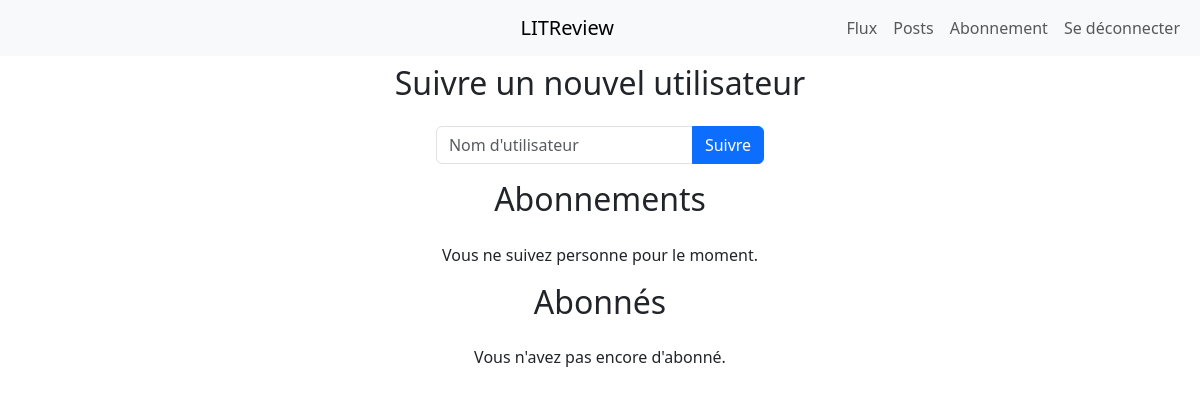
Page /user/follows (signed in) on the earlier database version.
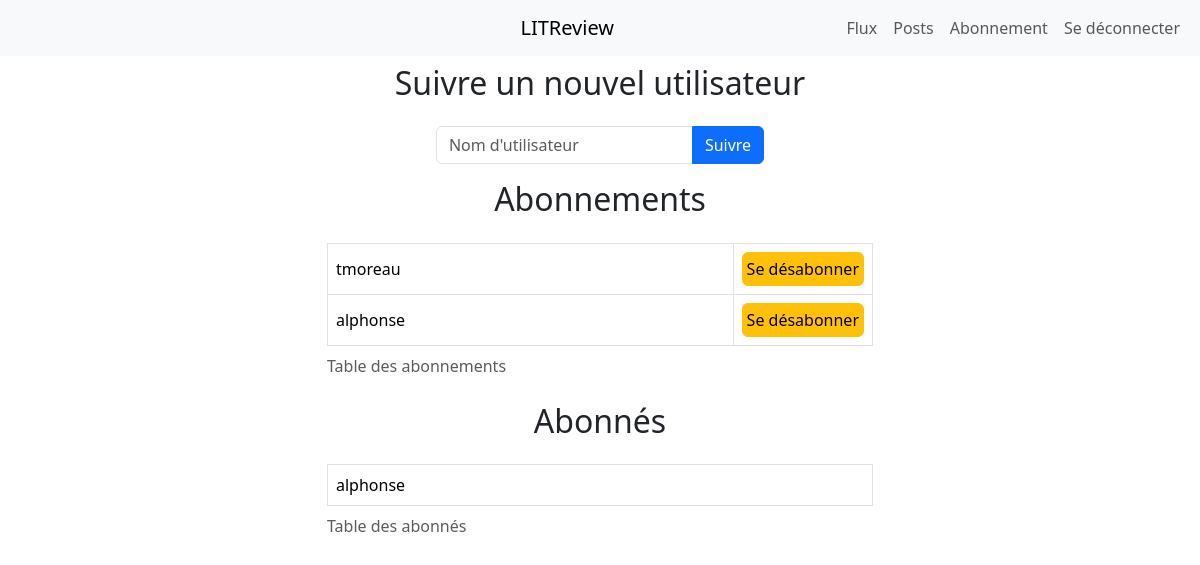
Same page on the later database version.
### reviews/models.py (models this page shows)
class UserFollows(models.Model):
    user = models.ForeignKey(to=settings.AUTH_USER_MODEL, on_delete=models.CASCADE, related_name='following')
    followed_user = models.ForeignKey(to=settings.AUTH_USER_MODEL, on_delete=models.CASCADE, related_name='followed_by')
    class Meta:
        unique_together = ('user', 'followed_user',)

### authentication/models.py (models this page shows, shortened)
class User(AbstractUser):
    first_name = None
    last_name = None
    REQUIRED_FIELDS = []

### reviews/views.py (the view, shortened to what this page needs)
# urls.py: path('user/follows', views.UserFollowView.as_view(), name='user-follow'),
class UserFollowView(LoginRequiredMixin, FormView):
    form_class = UserFollowForm
    success_url = reverse_lazy("user-follow")
    template_name = "reviews/user/follow_form.html"

### reviews/forms.py (shortened to what this page needs)
class UserFollowForm(forms.Form):
    username = CharField(max_length=150, label="Nom d'utilisateur")
    def __init__(self, *args, **kwargs):
        super().__init__(*args, **kwargs)
        self.helper = FormHelper()
        self.helper.form_id = 'FollowForm'
        self.helper.form_method = 'post'
        self.helper.form_show_labels = False
        self.helper.layout = Layout(
            FieldWithButtons(Field('username', placeholder="Nom d'utilisateur"),
                             Submit('submit', 'Suivre')),
        )

### reviews/templates/reviews/user/follow_form.html (shortened to what this page needs)
{% extends "reviews/base.html" %}
{% load crispy_forms_tags %}
{% block content %}
    <div class="row justify-content-center text-center">
        <h2 class="mb-4">Suivre un nouvel utilisateur</h2>
        <div class="col-auto d-flex justify-content-center ">
            {% crispy form %}
        </div>
    </div>
    <div class="row justify-content-center text-center">
        <h2 class="mb-4">Abonnements</h2>
        <div class="col-6 mx-auto">
            {% if request.user.following.exists %}
                <table class="table table-bordered align-middle ">
                    <caption>Table des abonnements</caption>
                    {% for user_follow in request.user.following.all %}
                        <tr>
                            <td class="text-start w-100">
                                {{ user_follow.followed_user }}
                            </td>
                            <td class="text-center">
                                <form action="{% url 'user-unfollow' user_follow.id %}" method="post">
                                    <button type="submit" value="Se désabonner"
                                            class="btn btn-warning p-1 mx-auto text-nowrap"
                                    >
                                        Se désabonner
                                    </button>
                                </form>
                            </td>
                        </tr>
                    {% endfor %}
                </table>
            {% else %}
                <p>Vous ne suivez personne pour le moment.</p>
            {% endif %}
        </div>
    </div>
    <div class="row justify-content-center text-center">
        <h2 class="mb-4">Abonnés</h2>
        <div class="col-6 mx-auto">
            {% if request.user.followed_by.exists %}
                <table class="table table-bordered align-middle ">
                    <caption>Table des abonnés</caption>
                    {% for user_follow in request.user.followed_by.all %}
                        <tr>
                            <td class="text-start w-100">
                                {{ user_follow.user }}
                            </td>
                        </tr>
                    {% endfor %}
                </table>
            {% else %}
                <p>Vous n'avez pas encore d'abonné.</p>
            {% endif %}
        </div>
    </div>
{% endblock %}

### reviews/templates/reviews/base.html (shortened to what this page needs)
{% load static %}
<!DOCTYPE html>
<html lang="fr">
<head>
    <link rel="stylesheet" href="https://cdn.jsdelivr.net/npm/bootstrap-icons@1.11.2/font/bootstrap-icons.min.css">
    <link rel="stylesheet" href="{% static 'bootstrap/css/bootstrap.css' %}">
</head>
<body>
<header class="mb-2">
    <nav class="navbar navbar-expand-sm navbar-light bg-light" aria-label="Barre de navigation">
        <div class="container-fluid justify-content-between">
            <a class="navbar-brand " href="{% url 'home' %}">LITReview</a>
            <div class="collapse navbar-collapse flex-grow-0" id="navbarItems">
                <ul class="navbar-nav">
                    <li class="nav-item">
                        <a class="nav-link" href="{% url 'home' %}">Flux</a>
                    </li>
                    <li class="nav-item">
                        <a class="nav-link" href="{% url 'user-posts-list' %}">Posts</a>
                    </li>
                    <li class="nav-item">
                        <a class="nav-link" href="{% url 'user-follow' %}">Abonnement</a>
                    </li>
                    <li class="nav-item">
                        <a class="nav-link" href="{% url 'logout' %}">Se déconnecter</a>
                    </li>
                </ul>
            </div>
        </div>
    </nav>
</header>
<div class="container-xl">
    {% block content %}
    {% endblock %}
</div>
</body>
</html>

Differences in the rows shown:
added UserFollows: followed_user "tmoreau", shown under "Table des abonnements"
added UserFollows: followed_user "alphonse", shown under "Table des abonnements"
added UserFollows: user "alphonse", shown under "Table des abonnés"
Other differences:
text no longer shown: "Vous ne suivez personne pour le moment. Vous n'avez pas encore d'abonné."
text now shown: "Table des abonnements Table des abonnés"
